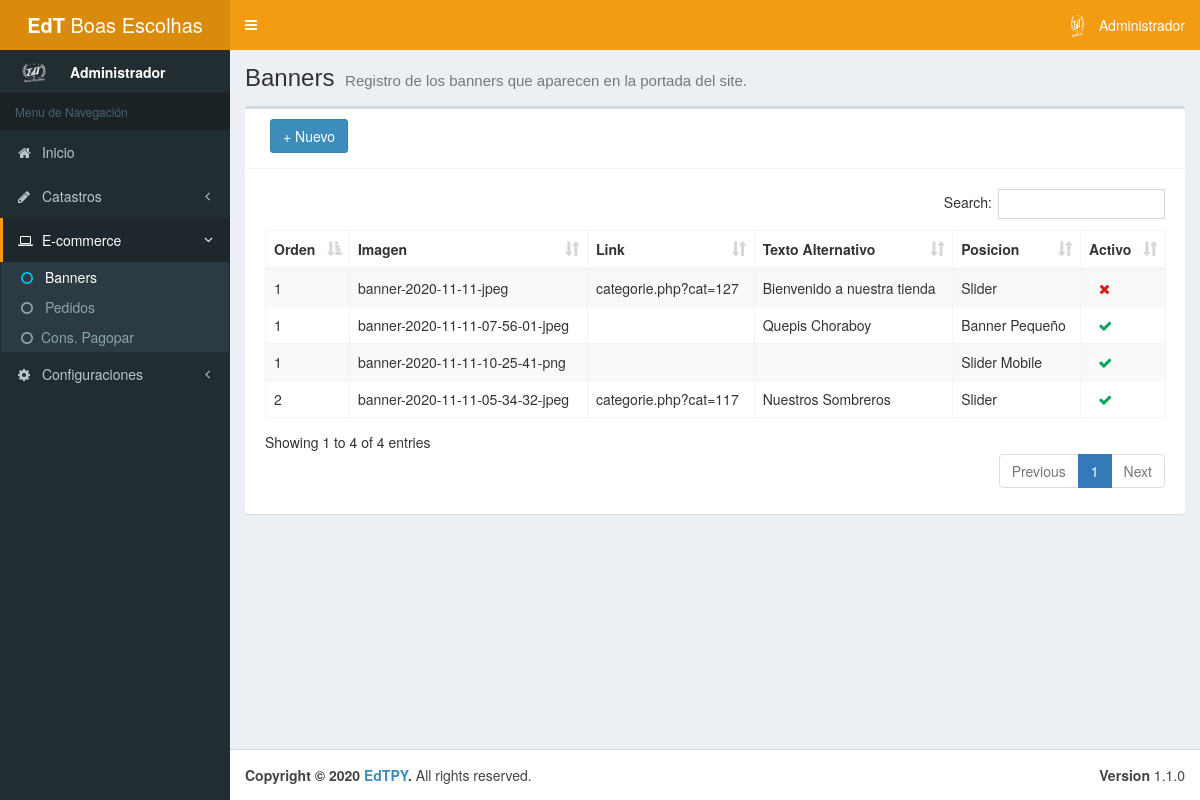
Screenshot of /admin/banner.php (signed in) with the database file from the repository.
### tables this page shows
CREATE TABLE IF NOT EXISTS `tb_banner` (
  `id` int(11) NOT NULL AUTO_INCREMENT,
  `img` varchar(100) NOT NULL,
  `text_alt` varchar(100) DEFAULT NULL,
  `url` varchar(100) DEFAULT NULL,
  `orden` int(11) NOT NULL,
  `posicion` tinyint(1) NOT NULL,
  `activo` tinyint(1) NOT NULL,
  PRIMARY KEY (`id`)
);

### admin/mods/server/banner.php (called while the page is built, shortened)
<?php
	function getAllBanners () {
		$connection = conn();
		$sql = "SELECT tb_banner.* FROM tb_banner ORDER BY tb_banner.posicion, tb_banner.orden";
		$query = $connection->prepare($sql);
		$query->execute();
		if ($query->rowCount() > 0) {
			$result= $query->fetchAll();
		} else {
			$result = null;
		}
		return $result;
	}
?>

### admin/mods/objs/banner.php (called while the page is built, shortened)
<?php
	include_once "mods/server/banner.php";
	$banners = getAllBanners();
?>

### admin/banner.php (the view, shortened to what this page needs)
<!DOCTYPE html>
<html>
<head>
	<?php include 'includes/head.php'; ?>
</head>
<body class="hold-transition skin-yellow sidebar-mini">
	<div class="wrapper">
		<?php include 'includes/header.php'; ?>
		<?php include 'includes/aside.php'; ?>
        <?php include_once "mods/objs/banner.php";?>
		<div class="content-wrapper">
			<section class="content-header">
				<h1>
					Banners
					<small>Registro de los banners que aparecen en la portada del site.</small>
				</h1>
			</section>
			<section class="content">
            	<div class="box">
					<div class="box-header with-border">
						<div class="col-md-3 pull-left">
							<button id="btnAdd" type="button" class="btn btn-primary" data-toggle="modal" data-target="#AddModal" style="margin-bottom: 5px;">+ Nuevo</button>
						</div>
					</div>
					<div class="box-body">
						<div class="box-body table-responsive">
							<table class="table table-striped table-bordered display nowra" id="tabladatos">
							<thead>
								<tr>
									<th>Orden</th>
									<th>Imagen</th>
									<th>Link</th>
									<th>Texto Alternativo</th>
									<th>Posicion</th>
									<th>Activo</th>
								</tr>
							</thead>
							<tbody>
								<?php
									if ($banners != null) {
										foreach ($banners as $row) {
								?>
								<tr data-toggle="modal" data-target="#AltModal" data-codigo="<?php echo $row['id'];?>" data-orden="<?php echo $row['orden'];?>" data-url="<?php echo $row['url'];?>" data-img="<?php echo $row['img'];?>" data-alternativo="<?php echo $row['text_alt'];?>" data-posicion="<?php echo $row['posicion'];?>" data-activo="<?php echo $row['activo'];?>">
									<td><?php echo $row['orden'];?></td>
									<td><?php echo $row['img'];?></td>
									<td><?php echo $row['url'];?></td>
									<td><?php echo $row['text_alt'];?></td>
									<td>
									<?php
										if ($row['posicion'] == 0) {
											echo "Slider";
										} else if ($row['posicion'] == 2) {
											echo "Slider Mobile";
										} else {
											echo "Banner Pequeño";
										}
									?>
									</td>
									<td>
									<?php
										if ($row['activo'] == 1) {
											echo '<span style="color: white">S</span><i class="fa fa-check text-success"></i>';
										} else {
											echo '<span style="color: white">N</span><i class="fa fa-close text-danger"></i>';
										}
									?>
									</td>
								</tr>
								<?php }}?>
							</tbody>
							</table>
						</div>
					</div>
				</div>
            </section>
		</div>
		<?php include "includes/footer.php"; ?>
	</div>
</body>
</html>

### admin/css/estilos.css (style rules this page uses)
.text-success { color: #00a65a; }
.text-danger { color: #d91e18; }

### rows the page displays
tb_banner: orden "1", img "banner-2020-11-11-jpeg", url "categorie.php?cat=127", text_alt "Bienvenido a nuestra tienda", posicion "Slider", activo 0 (drawn)
tb_banner: orden "2", img "banner-2020-11-11-05-34-32-jpeg", url "categorie.php?cat=117", text_alt "Nuestros Sombreros", posicion "Slider", activo 1 (drawn)
tb_banner: orden "1", img "banner-2020-11-11-07-56-01-jpeg", text_alt "Quepis Choraboy", posicion "Banner Pequeño", activo 1 (drawn)
tb_banner: orden "1", img "banner-2020-11-11-10-25-41-png", posicion "Slider Mobile", activo 1 (drawn)

### other values shown
$_SESSION['empresa-menu'] "EdT Boas Escolhas"
$_SESSION['nome_usuario'] "Administrador"
$_SESSION['empresa'] "EdTPY"
